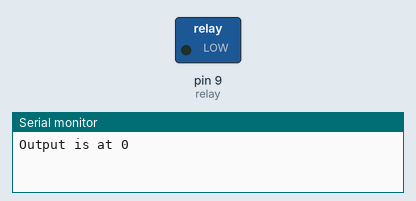
Recording of a sketch running on a simulated Arduino Uno, built with avr-gcc and run on an emulated ATmega328P. Shown: switched loads named in the sketch (green lamp = pin HIGH), the last lines printed to the serial monitor.

Above: at 1.0 s.
At 3.0 s:
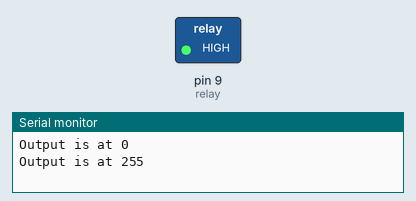
Timing chart, 0 to 5.2 s (numbered marks = the images above):
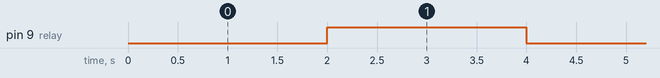

The sketch:

SingleChannelRelayTest.ino
```cpp
const int relay = 9; // PWM output pin#9
const int on = 0; //need to write 0 to a PWM pin to turn off the relay
const int off = 255; //need to write 255 to PWM pin to turn on the relay

/**********************************************SETUP*************************************************/
void setup()
{
Serial.begin(9600);
//pinMode (relay, OUTPUT); //set pin 9 as an output pin
}

/***************************************************MAIN****************************************************/
void loop()
{
analogWrite (relay, 0);
Serial.print("Output is at 0 \n");
delay (2000);
analogWrite (relay, 255);
Serial.print("Output is at 255 \n");
delay (2000);
}
```

Measured:
- by itself, pin 9 (relay): alternates HIGH for 2.0 s and LOW for 2.0 s
